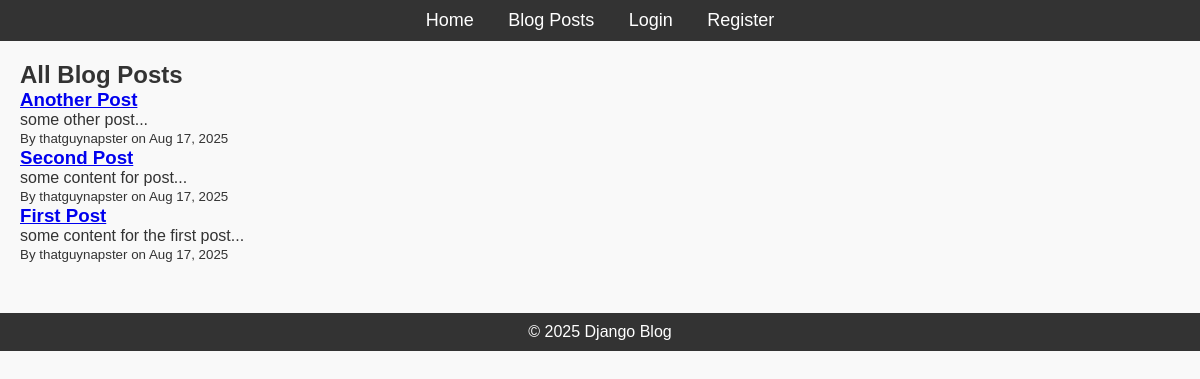
/posts/, run on the app's committed database.
### blog/models.py (models this page shows, shortened)
class Post(models.Model):
    title = models.CharField(max_length=200)
    content = models.TextField()
    author = models.ForeignKey(User, on_delete=models.CASCADE)
    created_at = models.DateTimeField(auto_now_add=True)
    updated_at = models.DateTimeField(auto_now=True)

### blog/views.py (the view)
# urls.py: path("posts/", views.PostListView.as_view(), name="posts"),
class PostListView(ListView):
    model = Post
    template_name = "blog/post_list.html"
    context_object_name = "posts"
    ordering = ["-created_at"]

### blog/templates/blog/post_list.html (shortened to what this page needs)
{% extends "blog/base.html" %} {% block content %}
<h2>All Blog Posts</h2>
{% for post in object_list %}
<div class="post-preview">
	<h3><a href="{% url 'blog:post_detail' post.pk %}">{{ post.title }}</a></h3>
	<p>{{ post.content|truncatewords:20 }}</p>
	<p>
		<small>
			By {{ post.author.username }} on {{ post.created_at|date:"M d, Y" }}
		</small>
	</p>
</div>
{% empty %}
<p>No posts available.</p>
{% endfor %}  {% endblock %}

### static/css/styles.css (style rules this page uses)
* { margin: 0; padding: 0; box-sizing: border-box; }
body { font-family: Arial, sans-serif; background-color: #f9f9f9; color: #333; }

### data on the page
Post: title "Another Post", content "some other post...", author.username "thatguynapster", created_at "Aug 17, 2025"
Post: title "Second Post", content "some content for post...", author.username "thatguynapster", created_at "Aug 17, 2025"
Post: title "First Post", content "some content for the first post...", author.username "thatguynapster", created_at "Aug 17, 2025"
